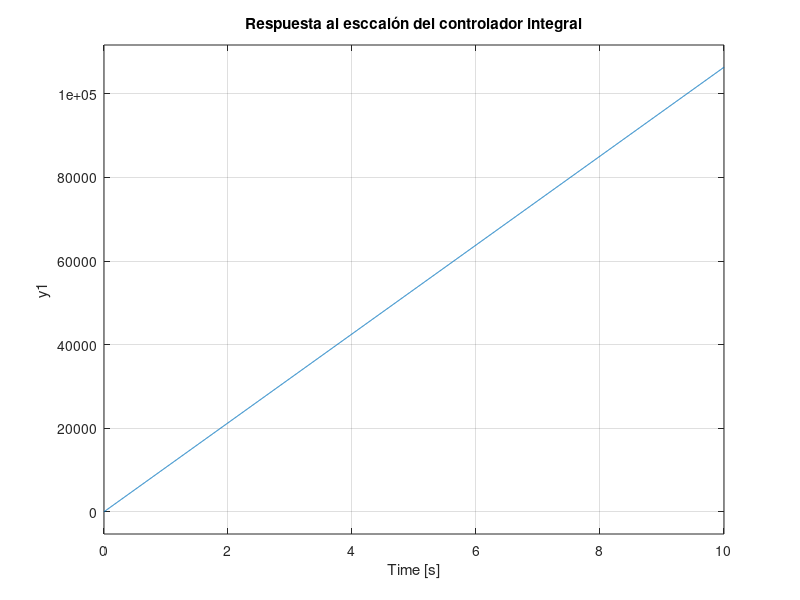

The MATLAB script that drew this image:
pkg load control

% Valores de los componentes
R1 = 2000;
R2 = 2000;
R3 = 2000;
C1 = 47e-9;

S = tf('s');

% Integral
G = R3/(R2*R1*C1*S);

figure;
step(G);
grid on;
title('Respuesta al esccalón del controlador integral');
